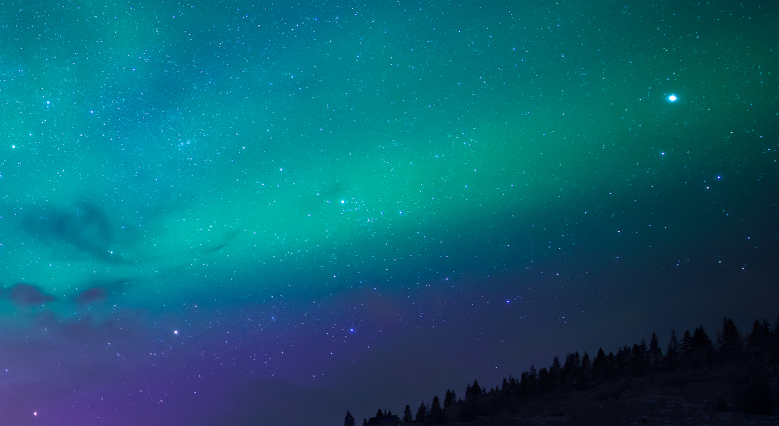
#> input picture Image2.png, 1558 x 852 px (shown at 1/2 size)
$ python steg.py
#> lines starting #> are read from the running program, lines starting #| are printed output that depends on the picture; after the words box and inside, x2 and y2 are one past the last pixel; in counts of white or black regions, pixels touching at a corner belong together
#TUTO EN FR
#
#
import random

from numpy import asarray
from PIL import Image

def swap_columns_fct(data, a_list, b_list):
    data[:, a_list] = data[:, b_list]
    return data


def hide(msg,image_name):
#> called with msg = 'Weapons and bombs', image_name = 'Image2.png'
    image = Image.open(image_name)
#> image is the input picture: PIL image 1558x852 RGB; mean R, G, B 12.2, 95.2, 114.7
    data = asarray(image).copy()

    #Convertir le message en octet
    final_message=""
    for lettre in msg:
        position_ascii = ord(lettre)
        binaire = bin(position_ascii)[2:] #explain what is a selector
        while len(binaire) < 8:
            binaire = "0" + binaire         #pourquoi oon rajoute un 0
        final_message += binaire
    print("Messsage encodé en binaire :", final_message)


    #Recupère la longueur et l'inscrit sur 2 octet (16bits)
    longueur = len(final_message)
    binaire = bin(longueur)[2:]
    while len(binaire)<16:              # same pourquoi, et sur deux octets
        binaire = "0" + binaire
    print("Taille a encoder :",binaire)
    result_message = binaire + final_message
    print('Result message',result_message)


    #data[y][x][rgb]
    print(data[0][3])
#| [  0 120 138]

    a_list = list(range(0, len(data[0])))
#> a_list = 1558 values from 0 to 1557
    b_list = a_list.copy()
#> b_list = 1558 values from 0 to 1557
    random.shuffle(b_list)

    print("The secret shifting code is: ", b_list)
#> (printed output is left out)
    data=swap_columns_fct(data, a_list, b_list)
#> in swap_columns_fct, `data[:, a_list] = data[:, b_list]`:
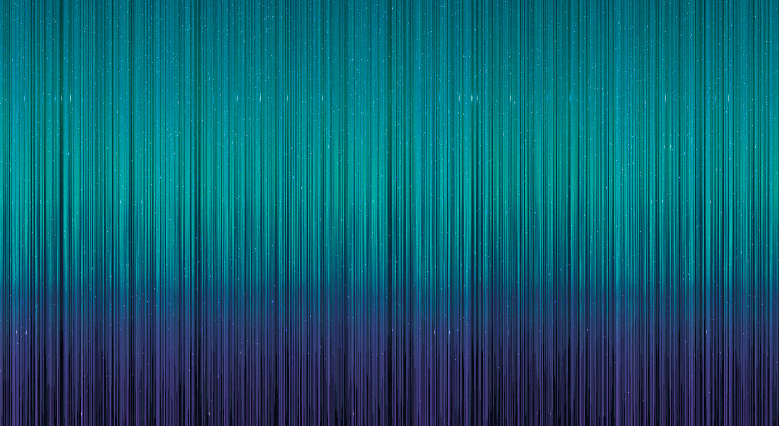
#> data: shape (852, 1558, 3) (shown at 1/2 size); mean R, G, B 12.2, 95.2, 114.7


    tour=0
    y=0
    for line in data:       #explain d'où vient line
        x=0
        for colonne in line:
            rgb=0
            for couleur in colonne:
                valeur=data[y][x][rgb]
                binaire=bin(valeur)[2:]
                binaire_list = list(binaire)
                del binaire_list[-1]
                binaire_list.append(result_message[tour])
                decimal = int("".join(binaire_list),2)
                data[y][x][rgb]=decimal
                tour +=1
                rgb+=1
                if tour >= len(result_message):
                    break
            x+=1
            if tour >= len(result_message):
                break
        y+=1
        if tour >= len(result_message):
            break
#> this loop made 1 pass
#> y on pass 1: 1
#> data: shape (852, 1558, 3); under 0.01% of pixels changed, all inside (x1, y1, x2, y2) = (0, 0, 51, 1)
#> after the loop, tour = 152; y = 1
    data=swap_columns_fct(data, b_list, a_list)
    imagefinal = Image.fromarray(data)
    imagefinal.save("SERCRET.png")
    print("Message encodé avec succès votre fichier a été enrégistré sous le nom SECRET.png")


# [55 lines left out: function discover, not called in this run]


#Modifier et demander à l'utilisateur ce qu'il veut faire Encoder ou Décoder. Après son choix il doit
#Si décoder choisir une image
#Si pas de message caché alerter l'utilisateur
#Sinon terminer l'opération et afficher le message
#si encoder choisir une image et saisir une phrase secrete
#Si image n'est pas au format png ou jpg alerter l'utilisateur
#Sinon continuer le code et terminer l'opération


hide("Weapons and bombs","Image2.png")
#discover("SERCRET.png", [1244, 861, 1446, 1286, 1094, 563, 552, 1133, 840, 873, 1355, 1487, 879, 1050, 26, 1115, 1058, 819, 351, 1387, 81, 1203, 1444, 744, 230, 857, 1223, 213, 1404, 1226, 1207, 27, 1188, 15, 1267, 168, 1502, 583, 393, 271, 814, 1476, 669, 955, 489, 1412, 891, 1296, 115, 65, 999, 573, 1493, 899, 369, 1180, 13, 456, 1475, 798, 686, 1450, 1548, 769, 404, 1430, 740, 94, 1214, 32, 804, 1051, 313, 1554, 1360, 1093, 1403, 284, 498, 1187, 556, 510, 412, 1153, 1250, 14, 362, 174, 185, 559, 1530, 1259, 1084, 113, 1152, 894, 694, 1035, 923, 1024, 1057, 1435, 403, 1448, 1287, 1402, 792, 599, 1191, 88, 1110, 1083, 907, 750, 1174, 131, 1335, 1491, 692, 628, 1124, 198, 576, 33, 707, 23, 476, 1449, 246, 1040, 1447, 732, 787, 24, 258, 828, 642, 578, 315, 1295, 1211, 341, 250, 138, 551, 101, 565, 467, 1285, 640, 1405, 680, 135, 862, 1103, 1398, 106, 1011, 1070, 273, 1198, 1543, 914, 1282, 156, 365, 823, 668, 311, 390, 49, 1224, 971, 1433, 1438, 1504, 1252, 568, 262, 355, 641, 852, 756, 574, 875, 1511, 1210, 812, 164, 567, 1256, 946, 1320, 726, 316, 809, 627, 1190, 1182, 831, 520, 444, 1463, 1200, 550, 1445, 330, 394, 1489, 1192, 1393, 440, 562, 487, 496, 302, 337, 722, 1120, 739, 1427, 71, 42, 585, 586, 1241, 610, 981, 1130, 1420, 1177, 178, 1406, 782, 779, 179, 886, 1452, 237, 647, 1509, 1061, 1363, 1155, 1336, 44, 755, 679, 666, 3, 34, 660, 205, 336, 1394, 265, 1178, 801, 674, 1425, 763, 743, 846, 461, 383, 1303, 672, 652, 1027, 506, 1019, 558, 711, 1453, 1469, 815, 1494, 594, 1186, 1044, 517, 648, 209, 141, 835, 1421, 748, 1332, 1377, 1247, 1242, 1521, 1485, 272, 269, 760, 544, 234, 1422, 490, 860, 384, 77, 329, 1349, 634, 1397, 515, 645, 944, 1129, 478, 961, 1173, 387, 719, 921, 677, 537, 1550, 800, 682, 850, 10, 1041, 512, 495, 1276, 936, 851, 277, 1460, 934, 1217, 345, 110, 1146, 288, 1218, 1413, 83, 409, 1278, 1300, 821, 710, 1541, 422, 781, 161, 322, 31, 649, 730, 1477, 1322, 901, 759, 526, 1255, 1127, 1327, 716, 824, 930, 1529, 183, 201, 1005, 1258, 774, 1419, 1411, 724, 346, 405, 144, 1025, 235, 325, 540, 1311, 630, 992, 833, 78, 146, 658, 1431, 123, 1105, 1097, 1262, 931, 947, 913, 457, 690, 587, 219, 942, 279, 776, 1148, 249, 193, 1376, 854, 611, 925, 120, 1451, 218, 136, 453, 736, 1099, 764, 58, 303, 1465, 1488, 437, 569, 105, 820, 1123, 238, 810, 910, 139, 436, 129, 253, 948, 1026, 84, 519, 335, 600, 367, 465, 918, 35, 214, 1234, 1171, 1381, 1442, 1407, 1134, 1374, 1440, 417, 217, 242, 1143, 62, 964, 1085, 87, 472, 1056, 1510, 133, 1290, 163, 342, 593, 1039, 832, 2, 1059, 361, 960, 320, 636, 11, 553, 41, 226, 61, 93, 333, 1417, 385, 1375, 978, 1117, 380, 1277, 364, 21, 119, 996, 297, 70, 533, 818, 482, 1456, 1503, 844, 147, 892, 785, 1520, 793, 1147, 670, 997, 1317, 1145, 190, 811, 1535, 775, 772, 1107, 1049, 1474, 1384, 499, 1523, 1528, 1069, 72, 615, 871, 1166, 321, 1042, 1175, 1161, 1054, 989, 1481, 560, 1517, 1378, 370, 1095, 363, 1533, 805, 305, 151, 689, 1350, 1047, 1196, 529, 1359, 874, 1519, 701, 766, 86, 632, 885, 939, 693, 988, 1308, 223, 577, 1362, 16, 344, 1043, 1167, 359, 349, 1263, 1370, 1288, 1265, 386, 663, 729, 1334, 391, 432, 900, 912, 108, 358, 73, 1189, 450, 1078, 780, 257, 1022, 1202, 114, 1170, 717, 705, 314, 1495, 171, 1400, 1490, 328, 158, 1321, 1215, 1354, 783, 859, 714, 188, 1246, 1319, 949, 791, 466, 1348, 653, 928, 128, 1546, 116, 243, 777, 20, 555, 622, 176, 326, 905, 100, 1089, 208, 504, 180, 1458, 548, 203, 173, 603, 240, 703, 1401, 416, 1553, 291, 1342, 1229, 348, 1392, 1480, 159, 1443, 1266, 539, 1031, 893, 880, 816, 1391, 1272, 1325, 1222, 379, 1306, 1162, 1506, 752, 522, 1160, 1046, 695, 773, 492, 1368, 473, 754, 287, 915, 1410, 813, 712, 985, 591, 260, 1279, 629, 523, 145, 1159, 527, 1075, 89, 1549, 1001, 69, 423, 597, 157, 332, 1340, 74, 1088, 1045, 983, 723, 749, 1233, 307, 790, 1081, 1432, 1379, 1138, 697, 308, 1060, 951, 446, 51, 1251, 140, 581, 1102, 1071, 1030, 50, 888, 231, 1003, 1514, 849, 66, 508, 932, 1239, 1293, 1399, 475, 477, 952, 549, 1163, 1150, 1426, 1461, 970, 709, 564, 1098, 734, 683, 111, 1527, 806, 637, 1323, 982, 1373, 713, 617, 419, 993, 392, 920, 1454, 1238, 1356, 767, 227, 1052, 167, 1347, 1142, 54, 877, 681, 704, 778, 802, 1512, 239, 1201, 898, 609, 435, 984, 421, 1264, 720, 1473, 60, 356, 1324, 762, 788, 1371, 945, 1471, 278, 733, 1396, 1338, 1364, 908, 460, 464, 842, 97, 579, 1536, 149, 937, 633, 1557, 938, 261, 1415, 691, 770, 497, 1232, 1122, 1313, 395, 1111, 538, 957, 169, 1418, 826, 601, 700, 248, 590, 1542, 1023, 64, 281, 443, 1301, 620, 825, 150, 1273, 126, 79, 966, 109, 1331, 221, 927, 728, 378, 1080, 518, 4, 1048, 43, 340, 1193, 671, 1126, 807, 867, 25, 524, 463, 884, 1004, 688, 1015, 91, 501, 525, 1034, 836, 882, 1353, 1216, 753, 471, 897, 1434, 327, 1237, 943, 1389, 400, 204, 1526, 212, 6, 189, 192, 924, 797, 1082, 125, 1525, 268, 1385, 830, 197, 626, 396, 30, 1508, 1437, 1140, 848, 252, 1086, 352, 1235, 1009, 687, 418, 1169, 528, 426, 1227, 493, 967, 1341, 796, 1365, 459, 318, 789, 256, 1243, 222, 1028, 1472, 588, 1482, 339, 612, 869, 1007, 143, 571, 837, 1165, 980, 822, 228, 1072, 1294, 195, 1483, 864, 458, 604, 651, 530, 264, 584, 940, 371, 1116, 956, 903, 623, 1260, 516, 196, 1136, 834, 12, 572, 1132, 696, 1149, 1113, 1540, 917, 608, 976, 1090, 1141, 1114, 1372, 407, 1156, 878, 462, 557, 1157, 1245, 132, 1383, 338, 40, 331, 500, 1416, 1236, 207, 1017, 1556, 1109, 200, 1531, 1478, 1204, 1479, 184, 1466, 255, 827, 895, 639, 725, 410, 829, 343, 206, 1524, 1329, 1119, 290, 786, 619, 299, 1328, 56, 170, 657, 1457, 1388, 5, 654, 488, 68, 655, 19, 1253, 986, 1307, 765, 536, 104, 374, 259, 644, 1205, 509, 251, 376, 507, 1063, 334, 1298, 1179, 995, 839, 451, 455, 614, 1496, 468, 8, 761, 1498, 535, 534, 445, 398, 542, 121, 868, 738, 675, 890, 275, 991, 1532, 817, 866, 1037, 998, 1441, 368, 430, 232, 678, 1302, 1053, 425, 22, 48, 1225, 1516, 1352, 929, 987, 1076, 662, 621, 841, 137, 624, 1345, 1144, 1281, 85, 470, 768, 282, 646, 485, 735, 959, 1257, 152, 618, 166, 922, 1002, 274, 1367, 1395, 1351, 1125, 742, 474, 347, 134, 962, 244, 38, 606, 845, 399, 665, 843, 979, 480, 360, 751, 494, 263, 1280, 229, 592, 388, 187, 1181, 1513, 631, 1137, 448, 1212, 771, 1534, 148, 484, 182, 1289, 561, 1108, 441, 354, 589, 98, 199, 1423, 909, 154, 643, 1408, 650, 1544, 454, 295, 434, 1172, 904, 1185, 155, 428, 994, 865, 118, 142, 1439, 570, 605, 130, 107, 1310, 1131, 1016, 950, 1552, 95, 1464, 67, 541, 635, 160, 1455, 1139, 1315, 602, 784, 382, 1219, 103, 1008, 1118, 514, 1151, 431, 254, 1010, 1467, 1013, 452, 381, 1154, 408, 1268, 289, 1221, 1275, 304, 1551, 479, 306, 503, 546, 1101, 324, 1077, 122, 741, 1029, 872, 1292, 1339, 708, 220, 580, 18, 1100, 1092, 1429, 667, 45, 225, 746, 1390, 215, 684, 366, 483, 55, 397, 1096, 656, 481, 1209, 1539, 1231, 1213, 389, 547, 1270, 153, 491, 1079, 1194, 1195, 1254, 1366, 575, 1492, 1297, 411, 963, 706, 638, 1274, 747, 1314, 53, 1344, 270, 896, 1087, 505, 233, 1459, 1230, 211, 1299, 1074, 521, 267, 838, 990, 543, 1, 1284, 293, 241, 292, 1484, 319, 172, 1499, 1538, 414, 953, 191, 300, 1020, 224, 876, 1248, 863, 1033, 377, 82, 1158, 1316, 350, 958, 75, 856, 1357, 375, 402, 758, 1006, 372, 202, 37, 186, 1168, 210, 1305, 92, 1091, 46, 941, 1176, 247, 757, 1271, 1067, 595, 616, 511, 1382, 433, 420, 447, 1414, 413, 808, 17, 1518, 1068, 799, 673, 29, 698, 1038, 1309, 727, 659, 975, 486, 972, 1346, 1468, 0, 502, 881, 702, 1330, 294, 1486, 194, 1183, 1197, 531, 1505, 439, 721, 1333, 312, 566, 858, 36, 175, 1386, 731, 1055, 676, 1018, 1470, 745, 401, 102, 1424, 216, 919, 280, 715, 1291, 309, 1104, 323, 1066, 1106, 1261, 1036, 803, 177, 1436, 795, 1545, 236, 1547, 1409, 513, 28, 99, 916, 1128, 1304, 1522, 699, 718, 285, 883, 853, 625, 598, 926, 685, 1318, 1358, 545, 90, 124, 59, 906, 582, 954, 1014, 1240, 1428, 57, 317, 870, 1312, 1012, 1337, 1073, 1361, 165, 80, 889, 276, 1064, 1537, 1135, 415, 977, 1369, 1380, 1062, 737, 969, 1065, 973, 1184, 296, 442, 1326, 406, 47, 353, 1121, 1032, 469, 1497, 1199, 1206, 438, 1343, 112, 1220, 310, 117, 301, 357, 596, 1283, 532, 181, 1249, 266, 298, 63, 554, 1228, 911, 429, 607, 1000, 935, 449, 286, 1112, 96, 847, 1501, 661, 887, 613, 9, 902, 965, 127, 283, 1500, 7, 1021, 794, 424, 1555, 968, 664, 1515, 373, 855, 1507, 162, 1208, 974, 39, 427, 245, 76, 1269, 1462, 933, 1164, 52]
#         )
#[336, 741, 99, 795, 1470, 375, 1290, 1265, 1264, 1163, 1395, 431, 1152, 917, 1506, 1238, 441, 184, 1329, 532, 743, 158, 1510, 247, 456, 734, 1307, 121, 1479, 524, 118, 1448, 1084, 1505, 1001, 117, 549, 1079, 295, 9, 907, 580, 1277, 823, 138, 1000, 1036, 1256, 521, 854, 654, 215, 1258, 17, 1186, 62, 540, 37, 354, 81, 811, 1358, 672, 1097, 1362, 277, 967, 536, 1044, 1356, 1192, 895, 720, 300, 228, 1457, 87, 1311, 1428, 829, 509, 971, 941, 284, 742, 1482, 1069, 866, 1272, 423, 337, 1469, 508, 1476, 400, 1359, 1477, 1270, 315, 997, 538, 574, 1396, 1364, 1237, 220, 1407, 1323, 936, 760, 1127, 1110, 1434, 339, 831, 519, 430, 930, 1300, 800, 1539, 213, 91, 447, 379, 419, 483, 276, 147, 659, 913, 1342, 27, 679, 1338, 725, 1354, 681, 880, 95, 100, 700, 130, 643, 552, 846, 1263, 896, 1554, 1222, 467, 183, 560, 571, 318, 1298, 174, 125, 1548, 141, 1386, 1194, 303, 451, 77, 307, 630, 804, 874, 421, 900, 1544, 1409, 68, 991, 507, 464, 1496, 1015, 231, 765, 1095, 395, 18, 928, 1038, 766, 858, 644, 135, 132, 711, 767, 393, 75, 710, 1140, 404, 172, 1203, 8, 1065, 401, 262, 465, 812, 770, 1070, 1475, 1109, 636, 694, 1309, 96, 1115, 168, 255, 163, 983, 1454, 1413, 418, 778, 1464, 903, 357, 204, 499, 1058, 757, 1211, 127, 494, 40, 1305, 1129, 359, 663, 124, 1533, 355, 1435, 974, 104, 1535, 1346, 165, 528, 352, 370, 809, 1268, 776, 1343, 1009, 436, 312, 921, 412, 256, 201, 889, 904, 453, 979, 617, 848, 926, 728, 875, 1098, 1349, 397, 1520, 1526, 719, 554, 208, 432, 1196, 366, 572, 1351, 527, 294, 181, 1452, 1438, 789, 696, 955, 1221, 1147, 537, 150, 1046, 1552, 747, 1422, 44, 285, 1035, 1465, 1332, 547, 1312, 581, 1080, 583, 161, 116, 29, 777, 737, 1201, 1200, 454, 492, 956, 437, 577, 1427, 915, 856, 67, 1335, 611, 162, 1355, 1352, 169, 392, 863, 223, 1253, 485, 601, 713, 1513, 84, 268, 753, 74, 1205, 1138, 587, 910, 1431, 567, 781, 715, 640, 477, 816, 774, 801, 658, 1326, 797, 988, 745, 612, 632, 1214, 1556, 586, 563, 1260, 1083, 1154, 120, 1320, 1302, 565, 1324, 1020, 134, 394, 1121, 83, 1059, 1368, 193, 1538, 627, 1017, 347, 1030, 461, 12, 190, 283, 1041, 188, 599, 945, 1230, 407, 948, 888, 1432, 832, 1134, 791, 931, 551, 297, 879, 994, 754, 78, 326, 751, 692, 45, 1371, 975, 50, 998, 232, 241, 60, 878, 41, 1025, 349, 666, 459, 1102, 861, 1183, 1328, 645, 1089, 59, 369, 246, 425, 699, 205, 1266, 932, 939, 131, 1210, 1379, 1123, 1397, 1257, 557, 1281, 1189, 756, 722, 744, 1029, 229, 1421, 1016, 1032, 180, 103, 1191, 1306, 686, 534, 1275, 1537, 1135, 487, 327, 377, 761, 916, 1062, 543, 313, 2, 1404, 1271, 579, 834, 433, 1416, 1160, 1357, 683, 1341, 1394, 1377, 513, 968, 597, 1167, 210, 818, 290, 923, 590, 82, 605, 1165, 1093, 1212, 381, 634, 1130, 619, 561, 367, 402, 1350, 1483, 1403, 1472, 852, 234, 1499, 214, 688, 490, 1383, 510, 1287, 626, 501, 218, 230, 608, 309, 1398, 469, 52, 664, 386, 332, 420, 771, 1415, 1013, 833, 399, 1177, 815, 1125, 281, 10, 495, 293, 1242, 20, 80, 1155, 238, 1494, 592, 35, 227, 1541, 1488, 603, 1514, 607, 289, 937, 455, 243, 575, 329, 1288, 539, 887, 450, 440, 1028, 992, 1023, 950, 1225, 414, 899, 707, 235, 152, 1321, 308, 457, 850, 1521, 1048, 703, 1012, 562, 1376, 364, 406, 958, 1239, 1441, 348, 481, 166, 1104, 594, 1039, 1389, 946, 836, 58, 488, 438, 1068, 209, 1361, 122, 905, 1103, 675, 1458, 891, 697, 750, 39, 940, 1185, 1337, 189, 867, 1534, 1209, 486, 826, 374, 629, 373, 665, 1249, 51, 862, 1525, 70, 817, 1094, 24, 1375, 253, 484, 310, 65, 738, 794, 1064, 1063, 178, 1308, 1026, 576, 1071, 943, 195, 570, 47, 516, 1301, 1373, 853, 345, 822, 473, 1156, 6, 410, 137, 693, 1280, 28, 712, 151, 717, 1440, 88, 1410, 841, 825, 1443, 621, 758, 786, 927, 221, 922, 1066, 1327, 1294, 1380, 1474, 1489, 1245, 894, 1418, 872, 258, 1008, 0, 110, 1492, 1319, 1426, 1316, 1043, 353, 1241, 647, 1106, 678, 93, 139, 1529, 287, 550, 129, 857, 638, 164, 1113, 708, 844, 1236, 1495, 128, 1400, 881, 371, 642, 1530, 236, 788, 1310, 90, 779, 670, 46, 523, 546, 1052, 26, 244, 171, 1251, 376, 569, 785, 1382, 566, 491, 1296, 42, 929, 202, 808, 146, 764, 458, 726, 548, 1439, 759, 1003, 500, 1074, 383, 94, 1419, 775, 1303, 671, 460, 511, 1231, 1445, 156, 884, 860, 1076, 746, 111, 1128, 64, 266, 869, 814, 886, 1217, 584, 245, 7, 660, 704, 504, 949, 384, 1549, 475, 66, 1142, 316, 515, 55, 1244, 796, 1481, 259, 648, 54, 620, 613, 589, 1517, 677, 298, 301, 653, 320, 993, 434, 108, 624, 1055, 542, 959, 321, 1293, 1451, 541, 628, 1235, 113, 604, 851, 1299, 200, 222, 982, 1459, 1524, 261, 1314, 1040, 1333, 1124, 1381, 85, 1340, 721, 32, 1501, 73, 989, 403, 768, 444, 254, 1178, 1467, 695, 196, 314, 773, 109, 610, 1105, 1315, 1227, 1117, 763, 1369, 792, 840, 449, 1151, 843, 1450, 585, 1195, 859, 1508, 1429, 952, 602, 911, 1198, 783, 1292, 1345, 614, 1449, 1487, 957, 558, 1519, 920, 787, 730, 411, 970, 618, 319, 389, 961, 582, 1325, 356, 338, 226, 34, 282, 1406, 350, 705, 924, 1471, 838, 1527, 1018, 1005, 595, 1491, 252, 1034, 493, 782, 514, 305, 1164, 155, 525, 1304, 1414, 1536, 1132, 1516, 762, 427, 1078, 651, 296, 964, 1297, 892, 36, 1528, 1274, 977, 31, 1295, 462, 38, 115, 1531, 522, 331, 496, 906, 828, 23, 250, 1393, 1424, 1204, 219, 1390, 662, 288, 480, 1223, 191, 198, 48, 1289, 596, 278, 732, 1122, 1234, 674, 1391, 385, 935, 954, 1318, 709, 934, 1378, 474, 1051, 1522, 1119, 598, 362, 1114, 61, 631, 415, 953, 435, 57, 1425, 960, 901, 424, 978, 380, 199, 472, 1250, 197, 1370, 1193, 984, 343, 1207, 623, 749, 1090, 443, 498, 830, 1348, 1060, 735, 820, 1466, 1158, 396, 976, 89, 1112, 21, 981, 545, 322, 1002, 179, 503, 382, 1372, 1500, 555, 1447, 1515, 153, 292, 1442, 813, 868, 466, 1218, 1199, 16, 1405, 19, 340, 656, 1224, 1384, 1202, 622, 1187, 649, 1444, 639, 609, 1173, 1182, 346, 167, 588, 1240, 517, 944, 1347, 1417, 341, 690, 365, 239, 1259, 1096, 531, 302, 4, 119, 876, 806, 1131, 803, 1042, 740, 625, 275, 63, 1486, 1402, 714, 637, 106, 160, 1179, 1262, 1010, 1208, 126, 986, 1139, 972, 442, 1174, 995, 1246, 1153, 192, 1057, 682, 30, 272, 1511, 727, 724, 107, 1543, 1116, 505, 291, 553, 1107, 217, 882, 1553, 387, 1493, 790, 784, 669, 1021, 452, 304, 616, 1269, 257, 593, 1228, 1401, 1087, 1143, 11, 271, 1190, 325, 335, 264, 273, 1317, 1133, 182, 1255, 388, 1047, 1144, 1019, 360, 918, 518, 1176, 1092, 33, 361, 203, 1282, 211, 1278, 731, 149, 1462, 368, 358, 56, 1100, 233, 698, 633, 1045, 260, 1053, 274, 212, 1061, 311, 1285, 270, 1219, 478, 897, 1067, 706, 691, 965, 1557, 805, 159, 933, 655, 1313, 1232, 1331, 893, 1512, 661, 1168, 807, 568, 1181, 1099, 1334, 142, 996, 1437, 1498, 1456, 1420, 1188, 413, 112, 148, 646, 718, 1, 470, 207, 938, 1085, 502, 476, 267, 176, 175, 43, 1388, 206, 286, 279, 1468, 1050, 898, 827, 76, 249, 849, 578, 1220, 780, 1197, 408, 1546, 1081, 947, 216, 1363, 1455, 1408, 864, 1412, 739, 1056, 1360, 1136, 1037, 1077, 1273, 299, 154, 263, 687, 1353, 1484, 600, 1014, 1555, 1509, 526, 736, 463, 49, 53, 559, 143, 701, 914, 1247, 1148, 755, 363, 641, 1162, 1141, 265, 5, 15, 1547, 999, 448, 1145, 1291, 1330, 170, 1436, 748, 105, 1161, 92, 405, 1006, 1150, 673, 14, 966, 556, 1111, 1206, 185, 426, 251, 101, 1423, 1172, 1108, 157, 1027, 1542, 497, 429, 344, 606, 1366, 1073, 144, 667, 22, 1033, 1126, 136, 445, 752, 351, 1387, 990, 845, 1101, 330, 1091, 883, 1473, 544, 1453, 1279, 799, 1551, 102, 1433, 685, 72, 428, 506, 535, 652, 689, 1004, 798, 3, 269, 1243, 802, 1523, 839, 69, 1171, 684, 1215, 1031, 482, 1075, 1463, 1086, 1254, 1120, 1054, 372, 591, 1367, 417, 1490, 1180, 909, 324, 1261, 1088, 1286, 1007, 793, 1430, 980, 177, 1024, 1011, 422, 1184, 1137, 1072, 1540, 140, 769, 323, 187, 657, 391, 225, 890, 97, 819, 680, 237, 1146, 873, 837, 676, 1049, 280, 520, 835, 468, 912, 416, 439, 25, 963, 855, 1169, 1175, 865, 471, 1149, 1461, 446, 328, 317, 573, 902, 723, 529, 13, 668, 973, 729, 951, 1478, 847, 1170, 987, 772, 615, 1233, 79, 635, 479, 114, 1460, 342, 173, 716, 1022, 306, 123, 564, 86, 98, 1276, 1446, 242, 650, 1322, 925, 186, 871, 1399, 390, 824, 1485, 1504, 1118, 1411, 1159, 870, 969, 1213, 1339, 512, 224, 821, 1374, 333, 1082, 919, 398, 1392, 409, 1166, 1518, 133, 194, 1267, 1216, 378, 1365, 1229, 842, 530, 1507, 1532, 985, 1385, 145, 1502, 248, 1157, 533, 1497, 1336, 702, 240, 1503, 1284, 908, 1226, 885, 71, 942, 489, 962, 877, 1248, 810, 1344, 1480, 1545, 733, 1550, 1252, 334, 1283]


# [23 lines left out: function swap_columns, not called in this run]


#swap_columns("Image2.png")
